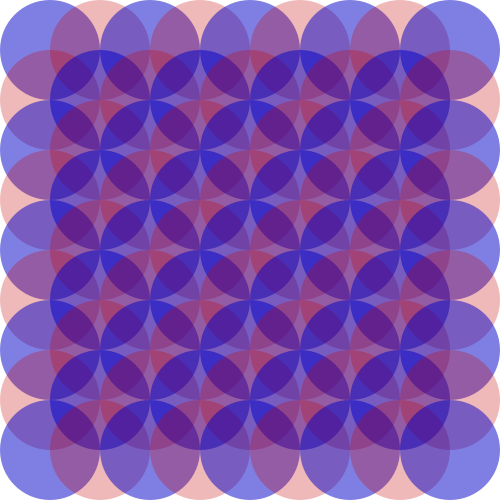
Frame 1 (no input)
Frame 2 (the mouse pressed at the canvas centre, redrawn once): identical to frame 1, image omitted

The Processing sketch that drew this single still picture (run headless with seeded random() and noise(); the mouse was pressed at the canvas centre and the sketch redrawn once):

// Processing sketch: sample2
// ── sample2.pde
void setup() {
  size(500,500);
  noLoop();
}
void draw() {
  background(255);
  noStroke();
  for (int y=0; y<9; y++) {
    for (int x=0; x<9; x++) {
      if ((x+y)%2==0) fill(0,0,200,128);
      else fill(200,0,0,70);
      ellipse(50+width/10*x,50+height/10*y,100,100);
    }
  }
}
